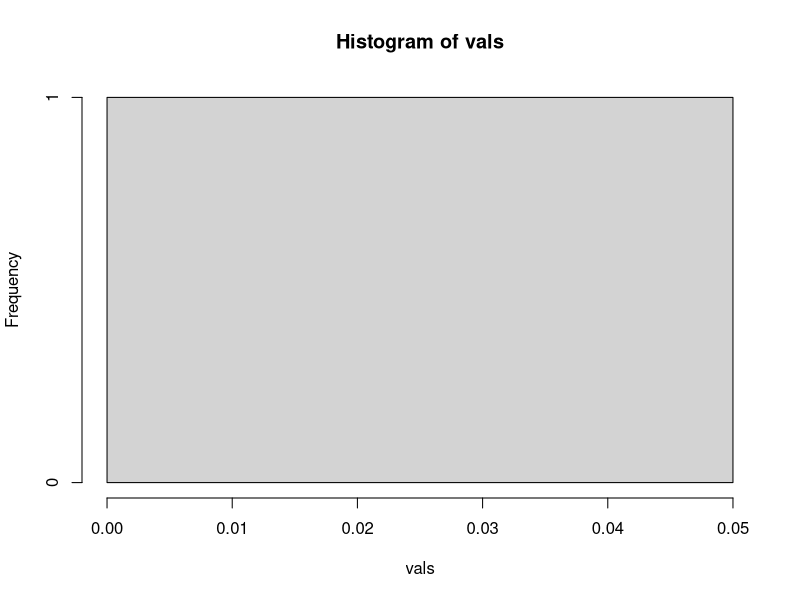
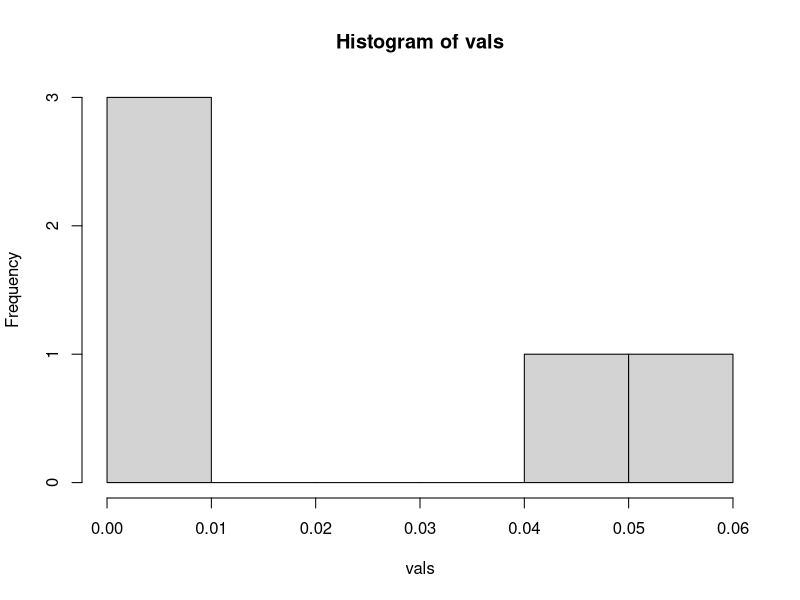
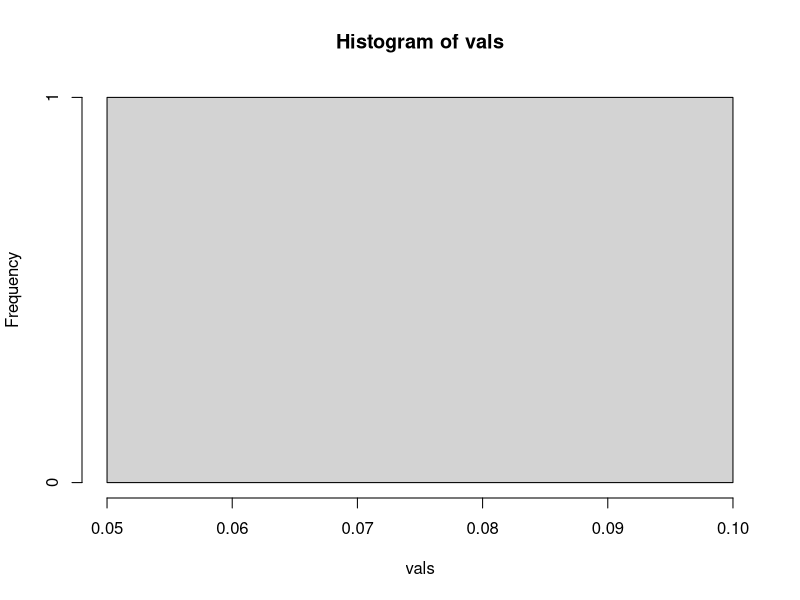
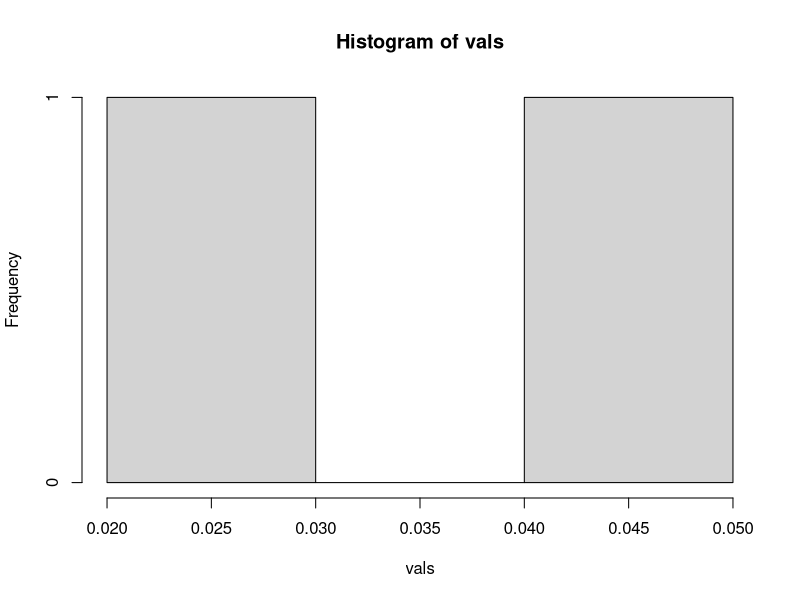
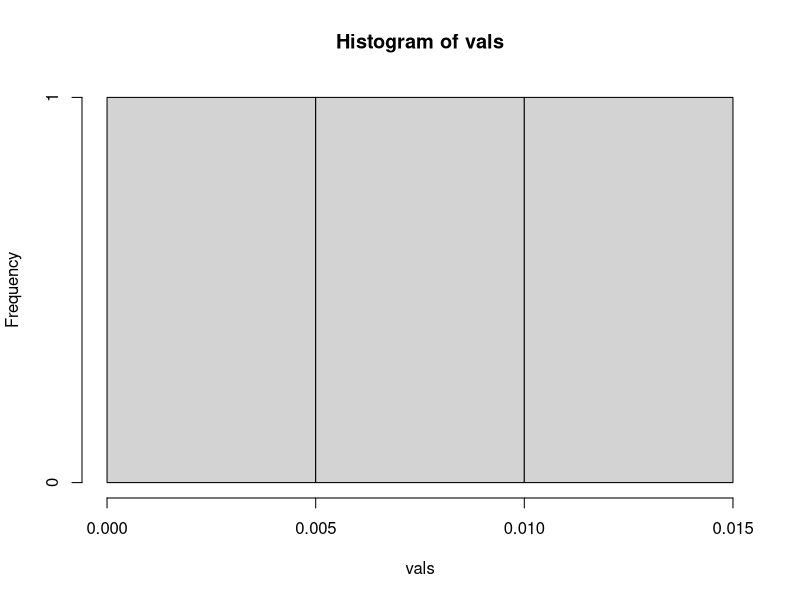
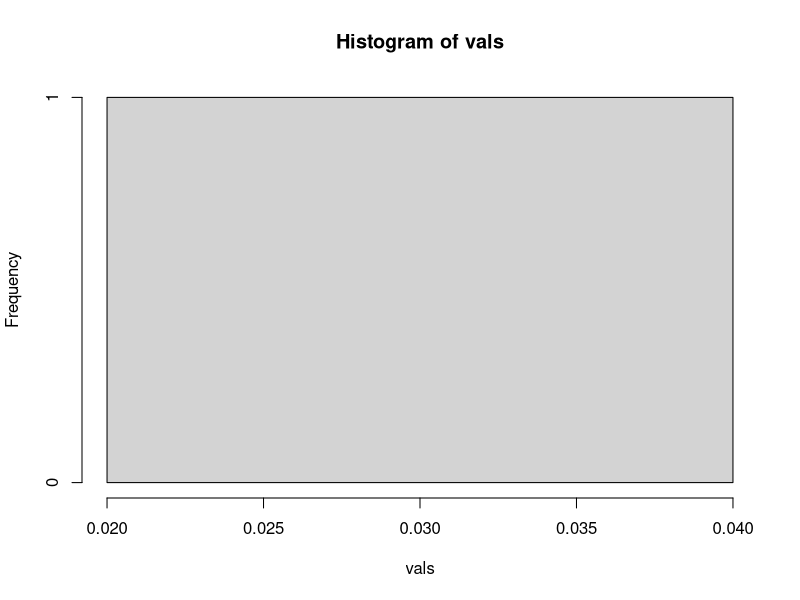
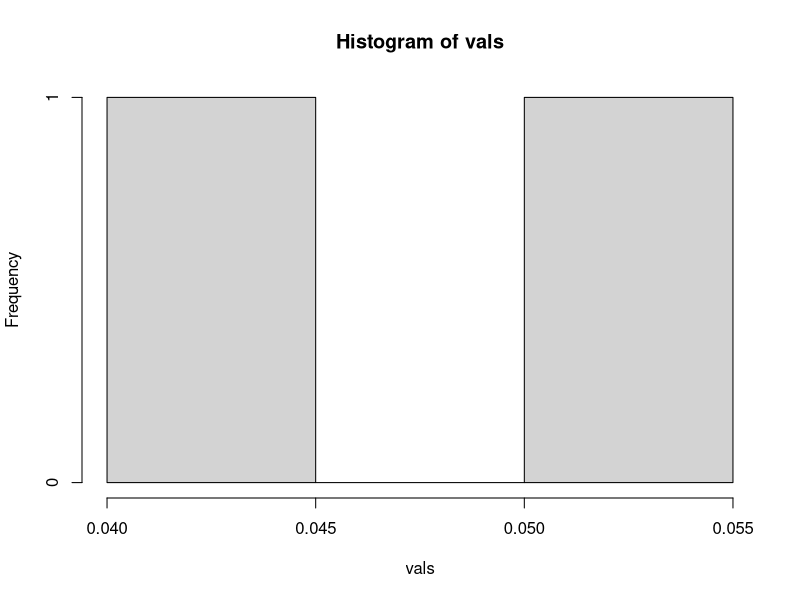

The R source for these figures, in order:
generate_data = function(n, p)
{
  responses = rnorm(n, 0, 1)
  covariates = matrix(rnorm((n*p), 0, 1), nrow=n, ncol=p)
  
  res = list(covariates, responses)
  names(res) = c("covariates", "responses")
  return (res)
}

model_select = function(covariates, responses, cutoff)
{
  linear.reg = lm(responses ~ covariates)
  x = summary(linear.reg)$coefficients[-1, 4]
  bool.vec = x <= cutoff
  if (sum(bool.vec) == 0)
  {
    return (vector(length=0))
  }
  linear.reg2 = lm(responses ~ covariates[,bool.vec])
  print("Here!")
  retained = summary(linear.reg2)$coefficients[-1, 4]
  return (retained)
}

run_simulation = function(n_trials, n, p, cutoff)
{
  
  for (curr_n in n)
  {
    for (curr_p in p)
    {
      data.list = generate_data(curr_n, curr_p)
      vals = model_select(data.list[["covariates"]], data.list[["responses"]], cutoff)
      if (length(vals) != 0)
      {
        hist(vals)
      }
    }
  }
}

run_simulation(5, c(100, 1000, 10000), p=c(10, 20, 50), cutoff=0.05)

